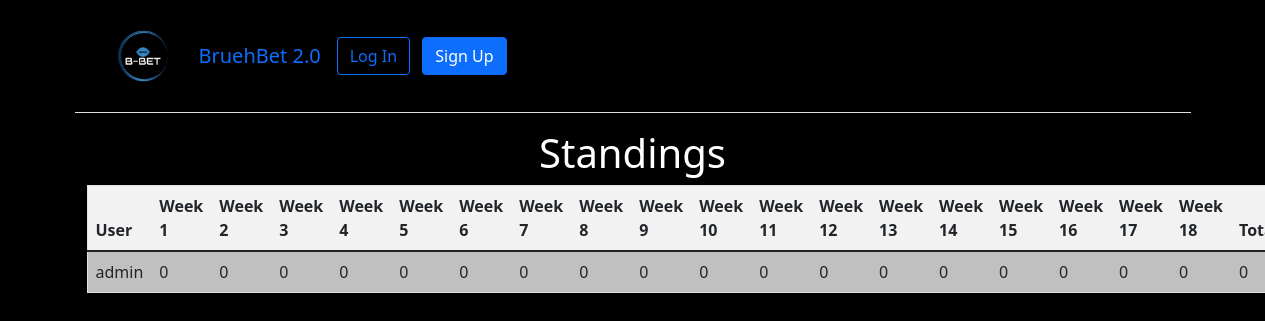
The page /users/standings/ on the database as committed earlier.
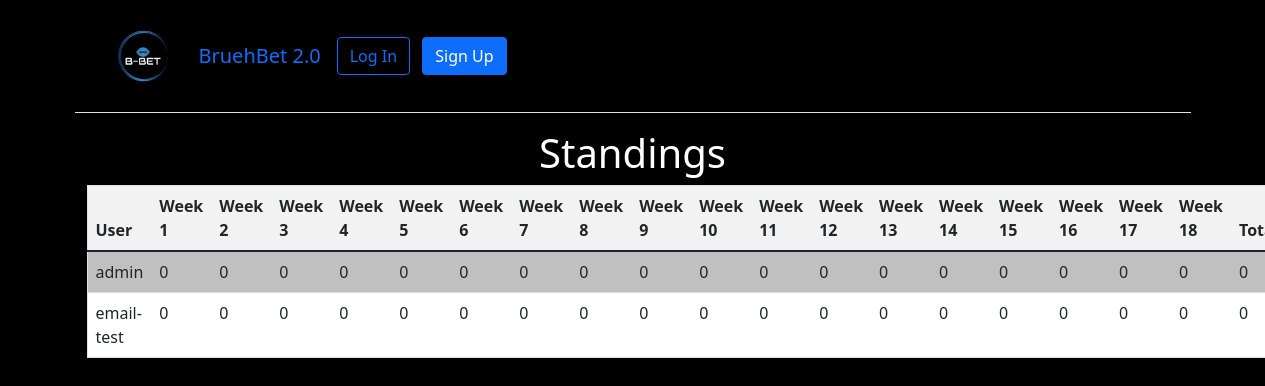
The same page on the database as committed later.
### users/models.py (models this page shows, shortened)
class CustomUser(AbstractUser):
    favorite_team = models.ForeignKey(Team, on_delete=models.SET_NULL, null=True, blank=True)
    models.SlugField(null=True, blank=True, unique=True)
    bio = models.TextField(blank=True, null=True)
    profile_picture = models.ImageField(upload_to='profiles_pictures/', blank=True, null=True)

### users/views.py (the view)
# urls.py: path('standings/', StandingsView.as_view(), name='standings'),
class StandingsView(ListView):
    model = Bet
    template_name = 'standings.html'
    context_object_name = 'users'
    def get_queryset(self):
        return CustomUser.objects.all()
    def get_context_data(self, **kwargs):
        weeks = range(1, 19)
        context = super().get_context_data(**kwargs)
        context['weeks'] = weeks
        users = CustomUser.objects.all()
        context['users'] = users
        standings = {}
        grandTotal = {}
        for user in users:
            points = {}
            for week in weeks:
                weeklyPoints = 0
                weeklyBets = Bet.objects.filter(match__week_number=week, user=user)
                for bet in weeklyBets:
                    weeklyPoints += bet.points
                points[week] = weeklyPoints
            standings[user] = points
            grandTotal = {user.username: sum(points.values()) for user, points in standings.items()}
        context['standings'] = standings
        context['grandTotal'] = grandTotal
        return context

### templatetags/index.py (called while the page is built)
@register.filter
def index(indexable, i):
    return indexable[i]

### templates/standings.html (shortened to what this page needs)
{% extends 'base.html' %}
{% load index %}
{% load static %}
{% block content %}
<div class="container">
    <h1 class="text-center">Standings</h1>
    <div class="d-none d-md-table table-responsive">
        <table class="table table-striped">
            <thead>
                <tr>
                    <th>User</th>
                    {% for week in weeks %}
                        <th>Week {{ week }}</th>
                    {% endfor %}
                    <th>Total</th>
                </tr>
            </thead>
            <tbody>
                {% for user, points in standings.items %}
                    <tr>
                        <td>{{ user.username }}</td>
                        {% for week, week_points in points.items %}
                            <td>{{ week_points }}</td>
                        {% endfor %}
                        <td>{{ grandTotal|index:user.username }}</td>
                    </tr>
                {% endfor %}
            </tbody>
        </table>
    </div>
</div>
{% endblock content %}

Rows that differ between the two databases and show on the page:
added CustomUser: username "email-test", points "0" "0" "0" "0" "0" "0" "0" "0" "0" "0" "0" "0" "0" "0" "0" "0" "0" "0", username "0"
